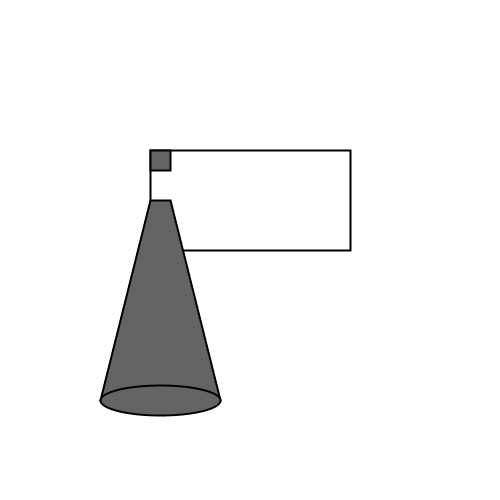
Frame 1 (no input)
Frame 60 (the mouse pressed at the canvas centre just before this capture): identical to frame 1, image omitted
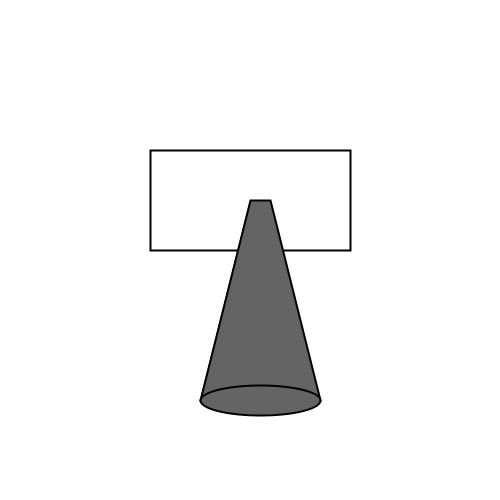
Frame 120 (the mouse held since frame 60 and released just before this capture)

The Processing sketch that drew these frames (run headless with seeded random() and noise(); from frame 60 on, the mouse is pressed at the canvas centre):

// Processing sketch: sketch_019
// ── sketch_019.pde
float boxAWidth = 20.0;
float boxAHeight = 20.0;
float boxAx;
float boxAy;
void setup() {
  size(500, 500);
  background(255);
  
  stroke(0);
  strokeWeight(2);
}

void draw() {
  background(255);
  noFill();
  rect(150, 150, 200, 100);
  
  // 限定鼠标范围，让A在规定矩形范围内随鼠标运动
  boxAx = constrain(mouseX, 150, 150 + 200 - boxAWidth);
  boxAy = constrain(mouseY, 150, 150 + 100 - boxAHeight);
  fill(100);
  rect(boxAx, boxAy, boxAWidth, boxAHeight);

  // ----------绘制灯光
  beginShape();
  //vertex(250, 200);
  //vertex(270, 200);
  vertex(boxAx, 200); // 左上顶点
  vertex(boxAx + boxAWidth, 200); // 右上顶点
  
  float bottomRightX = boxAx + boxAWidth + 50; // 右下顶点X，比右上定点X向右偏移50
  vertex(bottomRightX, 200 + 200);
  
  float bottomLeft = boxAx - 50; // 左下顶点X，比左上顶点X向左偏移50
  vertex(boxAx - 50, 200 + 200);
  
  endShape(CLOSE);
  // --------- 结束灯光绘制
  
  // -------灯光的椭圆
  float d = bottomRightX - bottomLeft;
  ellipseMode(CENTER);
  ellipse(bottomLeft + d / 2, 200 + 200, d, 30);
}
